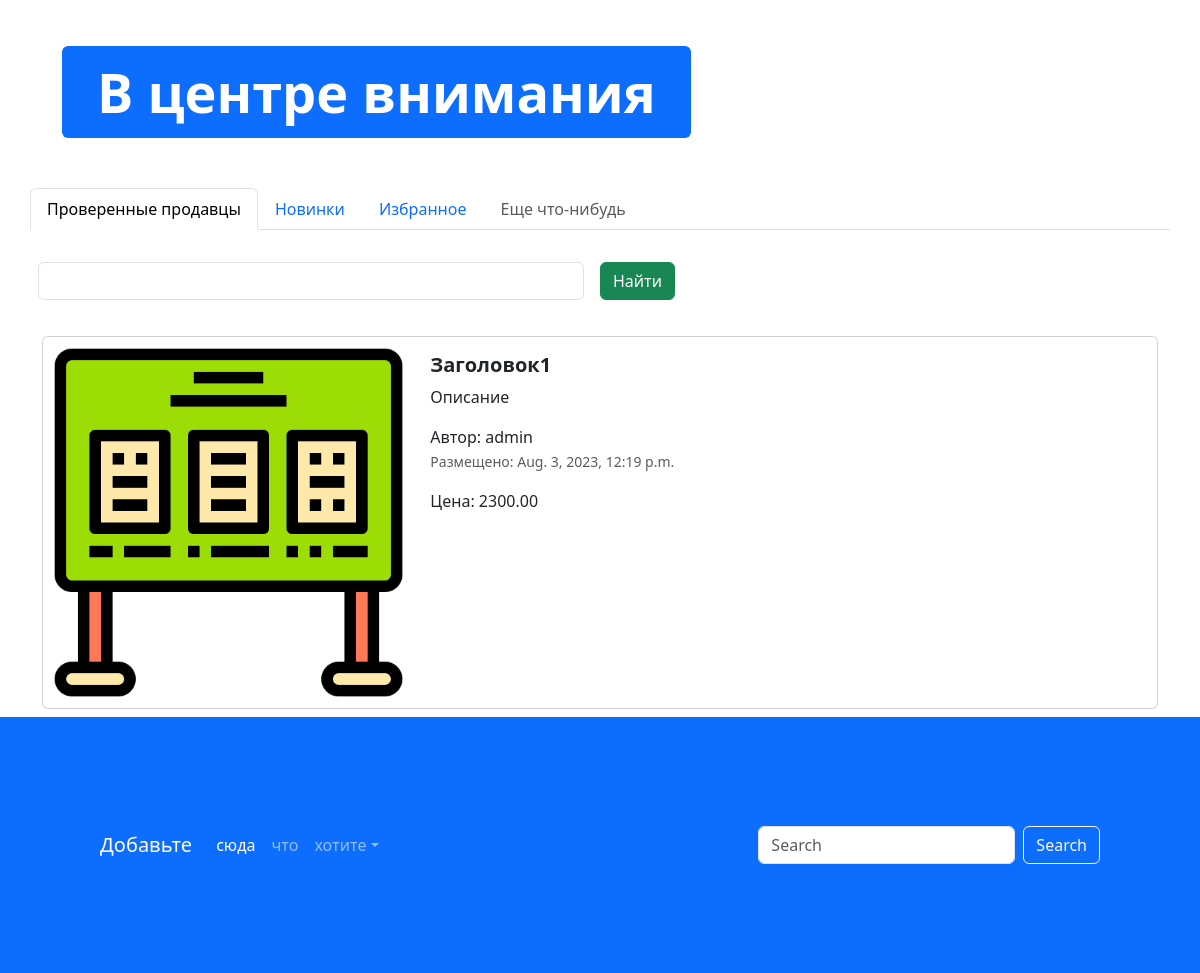
The app's page / (lower part), older data.
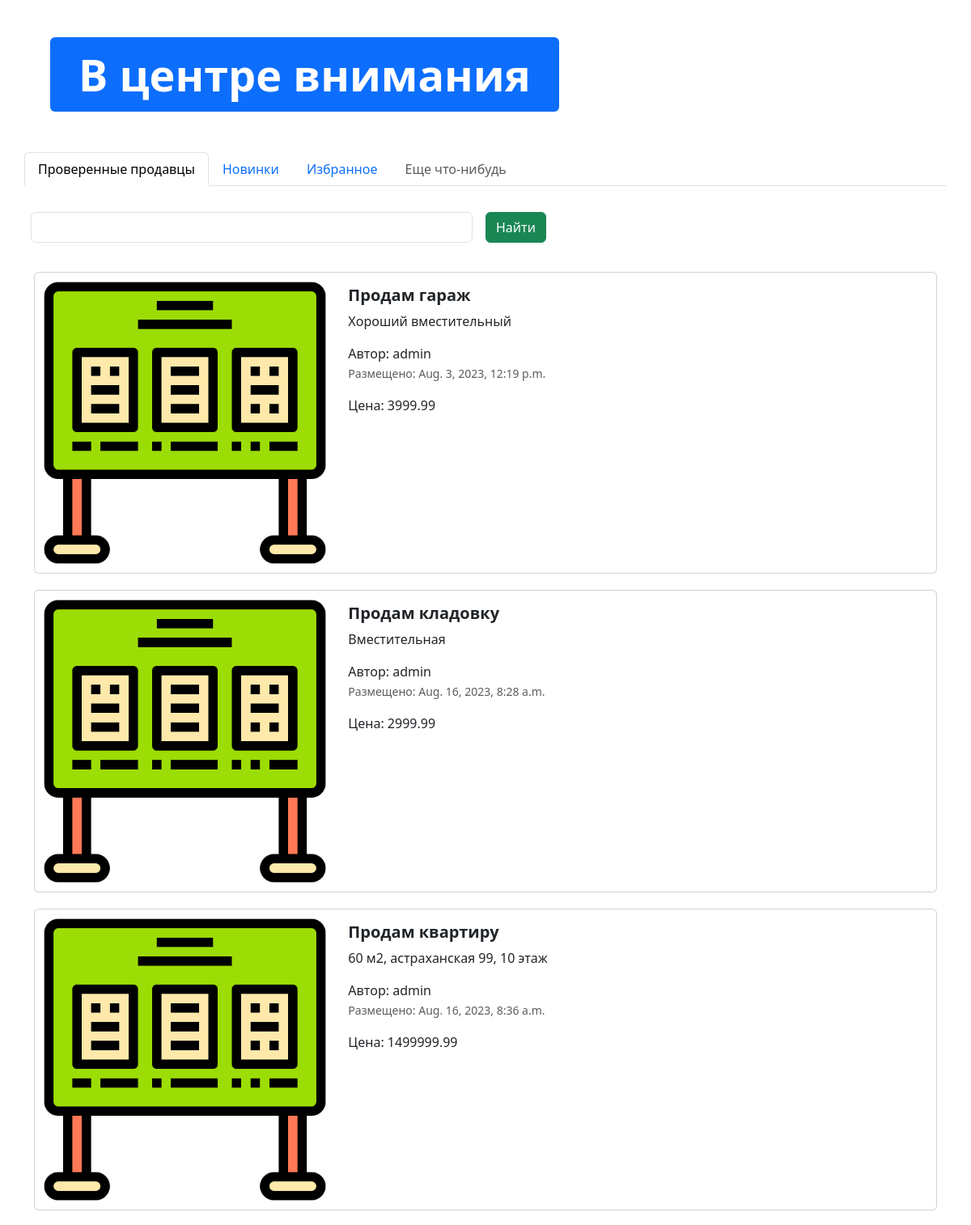
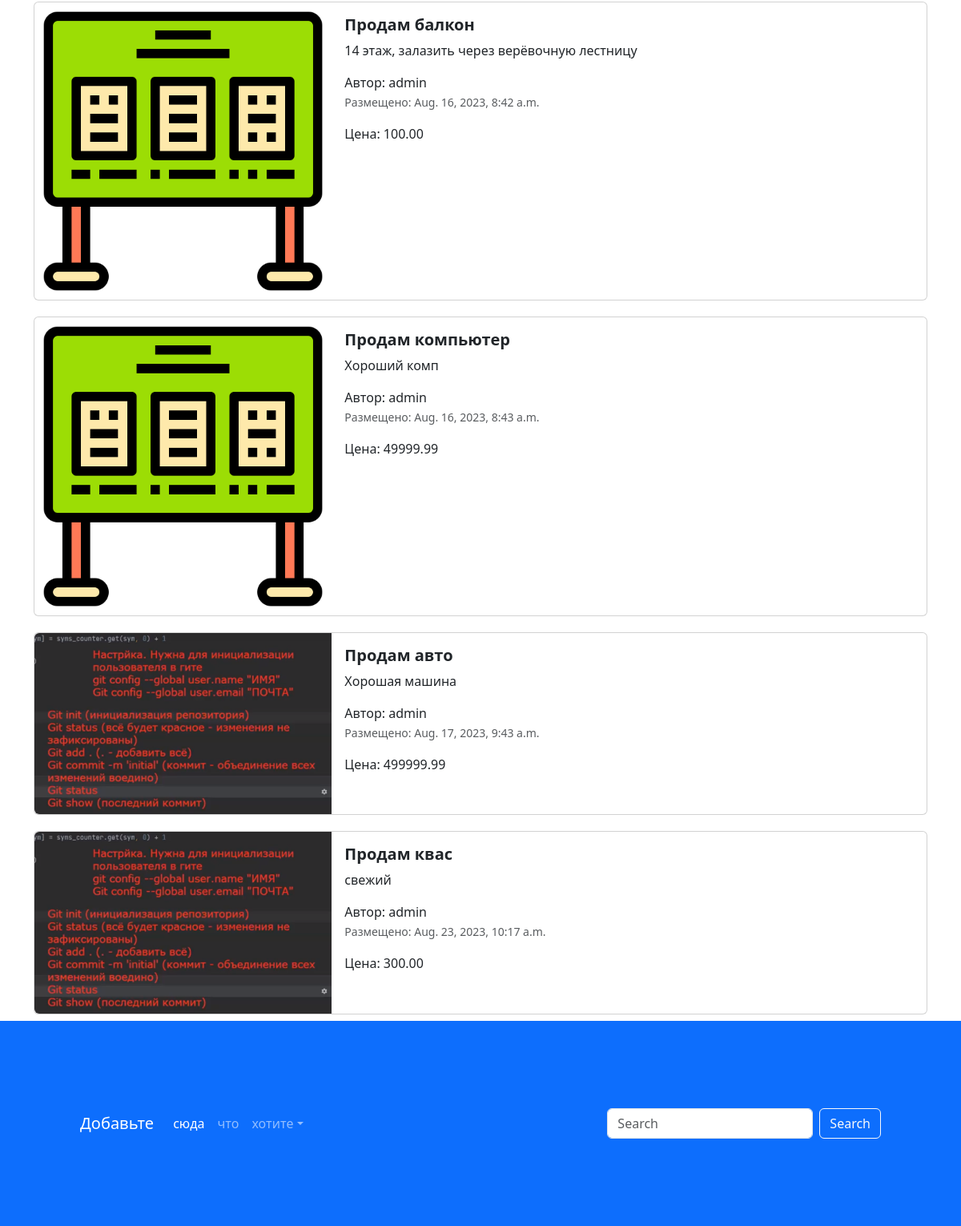
The same page, newer data (2 pictures, top to bottom).
### app_advertisements/models.py (models this page shows, shortened)
class Advertisement(models.Model):
    title = models.CharField('Заголовок', max_length=128)
    description = models.TextField('Описание')
    price = models.DecimalField('Цена', max_digits=10, decimal_places=2)
    auction = models.BooleanField('Торг', help_text='Укажите, уместен ли торг')
    created_at = models.DateTimeField(auto_now_add=True)
    updated_at = models.DateTimeField(auto_now=True)
    user = models.ForeignKey(User, verbose_name='пользователь', on_delete=models.CASCADE)
    image = models.ImageField('Изображение', upload_to='advertisements/')
    class Meta:
        db_table = "advertisements"
    def get_absolute_url(self):
        return reverse('adv-detail', kwargs={'pk': self.pk})

### app_advertisements/views.py (the view)
# urls.py: path('', index, name='main-page'),
def index(request):
    advertisements = Advertisement.objects.all()
    context = {'advertisements': advertisements}
    return render(request, 'app_advertisements/index.html', context)

### templates/app_advertisements/index.html (shortened to what this page needs)
{% extends 'base.html' %}
{% load static %}
{% block content %}
<div class="container" style="margin: 50px;">
  <div class="display-2">
    <span class="badge bg-primary">В центре внимания</span>
  </div>
</div>
<div class="container">
  <div class="row">
    <ul class="nav nav-tabs bg-white">
      <li class="nav-item">
        <a class="nav-link active" aria-current="page" href="#">Проверенные продавцы</a>
      </li>
      <li class="nav-item">
        <a class="nav-link" href="#">Новинки</a>
      </li>
      <li class="nav-item">
        <a class="nav-link" href="#">Избранное</a>
      </li>
      <li class="nav-item">
        <a class="nav-link disabled" href="#" tabindex="-1" aria-disabled="true">Еще что-нибудь</a>
      </li>
    </ul>
    <form class="row g-3">
      <div class="col-auto w-50">
        <input type="text" class="form-control">
      </div>
      <div class="col-auto">
        <button type="submit" class="btn btn-success mb-3">Найти</button>
      </div>
    </form>
  </div>
  <div class="col">
    {% for adv in advertisements %}
    <div class="card mb-2" style="max-width: 1200px; margin-top: 20px;">
      <div class="row g-0">
        <div class="col-md-4">
          <a href="{{ adv.get_absolute_url }}" class="nav-link">
            <img src="{% if adv.image %} {{adv.image.url}} {% else %} {% static 'img/item.png' %} {% endif %}" class="img-fluid rounded-start" alt="Card title">
          </a>
        </div>
        <div class="col-md-8">
          <div class="card-body">
            <h5 class="card-title">
              <a href="{{ adv.get_absolute_url }}" class="nav-link"><strong>{{adv.title}}</strong></a>
            </h5>
            <a href="{{ adv.get_absolute_url }}" class="nav-link">
              <p class="card-text">
                {{adv.description}}
              </p>
              <span>Автор: {{adv.user}}</span>
              <p class="card-text"><small class="text-muted">Размещено: {{adv.created_at}}</small></p>
              <span>Цена: {{adv.price}}</span>
            </a>
          </div>
        </div>
      </div>
    </div>
    {% endfor %}
  </div>
</div>
<footer style="padding: 100px;" class="bg-primary">
  <nav class="navbar navbar-expand-sm navbar-dark">
    <a class="navbar-brand" href="#">Добавьте</a>
    <div class="collapse navbar-collapse" id="collapsibleNavId">
      <ul class="navbar-nav me-auto mt-2 mt-lg-0">
        <li class="nav-item">
          <a class="nav-link active" href="#" aria-current="page">сюда</a>
        </li>
        <li class="nav-item">
          <a class="nav-link" href="#">что</a>
        </li>
        <li class="nav-item dropdown">
          <a class="nav-link dropdown-toggle" href="#" id="dropdownId" data-bs-toggle="dropdown" aria-haspopup="true"
             aria-expanded="false">хотите</a>
        </li>
      </ul>
      <form class="d-flex my-2 my-lg-0">
        <input class="form-control me-sm-2" type="text" placeholder="Search">
        <button class="btn btn-outline-light my-2 my-sm-0" type="submit">Search</button>
      </form>
    </div>
  </nav>
</footer>
{% endblock %}

### templates/base.html (shortened to what this page needs)
{% load static %}
<!DOCTYPE html>
<html lang="en">
<head>
  <link href="{% static 'css/bootstrap.min.css' %}" rel="stylesheet">
  <link rel="stylesheet" href="{% static 'css/fontello.css' %}">
</head>
<body>
{% block content %}
{% endblock %}
</body>
</html>

Row changes from the older to the newer data that the page shows:
changed Advertisement: title "Заголовок1" → "Продам гараж"; description "Описание" → "Хороший вместительный"; price "2300.00" → "3999.99"
added Advertisement: title "Продам кладовку", description "Вместительная", user "admin", created_at "Aug. 16, 2023, 8:28 a.m.", price "2999.99"
added Advertisement: title "Продам квартиру", description "60 м2, астраханская 99, 10 этаж", user "admin", created_at "Aug. 16, 2023, 8:36 a.m.", price "1499999.99"
added Advertisement: title "Продам балкон", description "14 этаж, залазить через верёвочную лестницу", user "admin", created_at "Aug. 16, 2023, 8:42 a.m.", price "100.00"
added Advertisement: title "Продам компьютер", description "Хороший комп", user "admin", created_at "Aug. 16, 2023, 8:43 a.m.", price "49999.99"
added Advertisement: image (picture), title "Продам авто", description "Хорошая машина", user "admin", created_at "Aug. 17, 2023, 9:43 a.m.", price "499999.99"
added Advertisement: image (picture), title "Продам квас", description "свежий", user "admin", created_at "Aug. 23, 2023, 10:17 a.m.", price "300.00"
